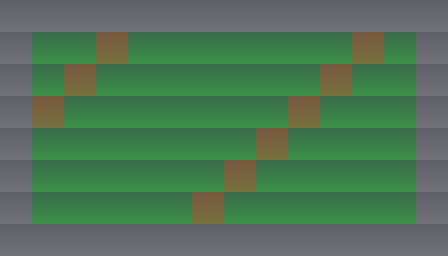

The image is a tile-based game level rendered from a .tmx file. Its description and complete source (layers, tilesets, objects, tile grids) follow:
An orthogonal 14x8 tile map with 32x32 px tiles, 1 tile layer (ground).

<map version="1.10" tiledversion="1.10.2" orientation="orthogonal" renderorder="right-down" width="14" height="8" tilewidth="32" tileheight="32" infinite="0" nextlayerid="2" nextobjectid="1">
 <tileset firstgid="1" name="tileset" tilewidth="32" tileheight="32" tilecount="3" columns="3">
  <image source="tileset.png" width="96" height="32" />
 </tileset>
 <layer id="1" name="ground" width="14" height="8">
  <data encoding="csv">
3,3,3,3,3,3,3,3,3,3,3,3,3,3,
3,1,1,2,1,1,1,1,1,1,1,2,1,3,
3,1,2,1,1,1,1,1,1,1,2,1,1,3,
3,2,1,1,1,1,1,1,1,2,1,1,1,3,
3,1,1,1,1,1,1,1,2,1,1,1,1,3,
3,1,1,1,1,1,1,2,1,1,1,1,1,3,
3,1,1,1,1,1,2,1,1,1,1,1,1,3,
3,3,3,3,3,3,3,3,3,3,3,3,3,3
  </data>
 </layer>
</map>